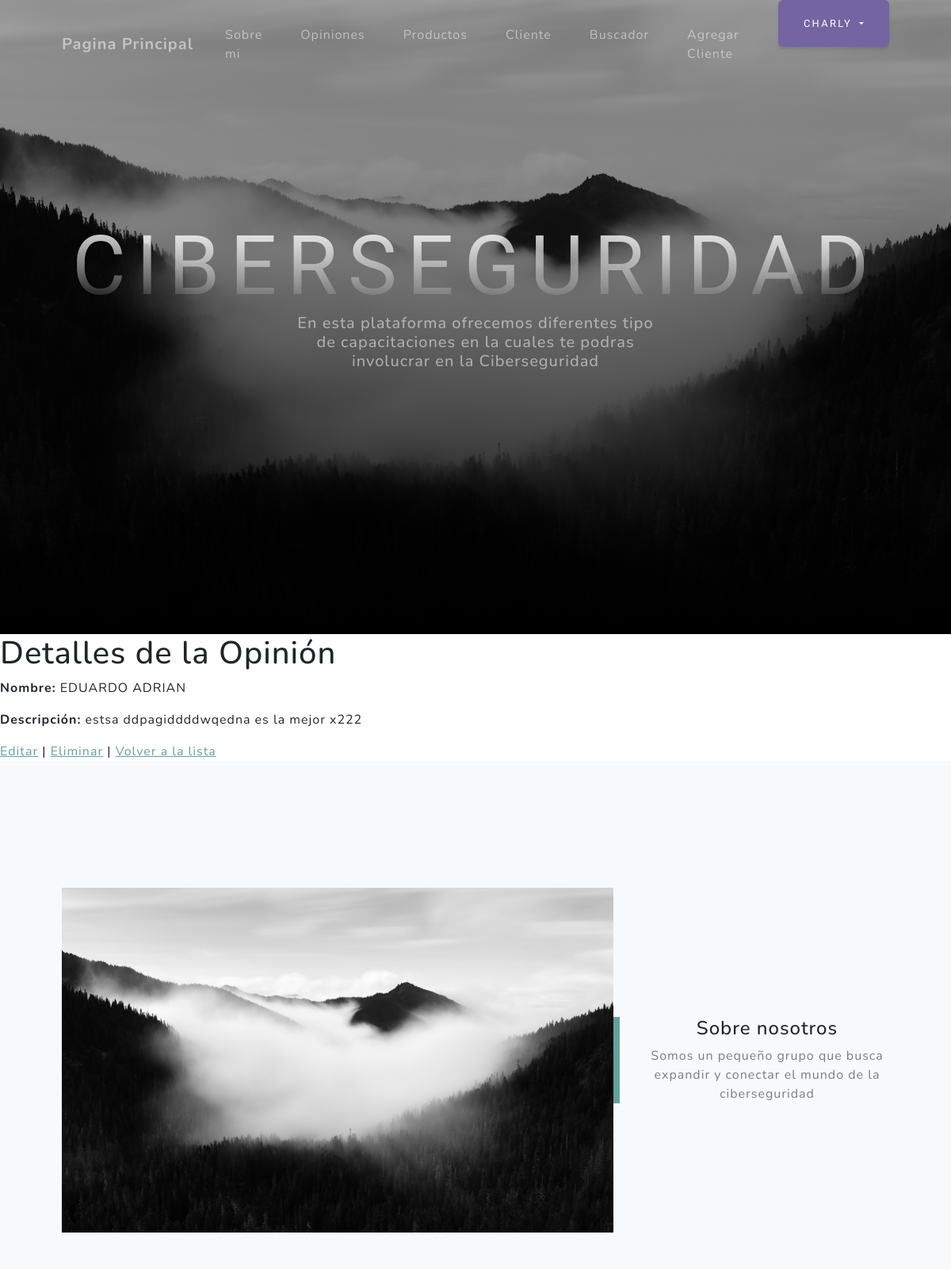
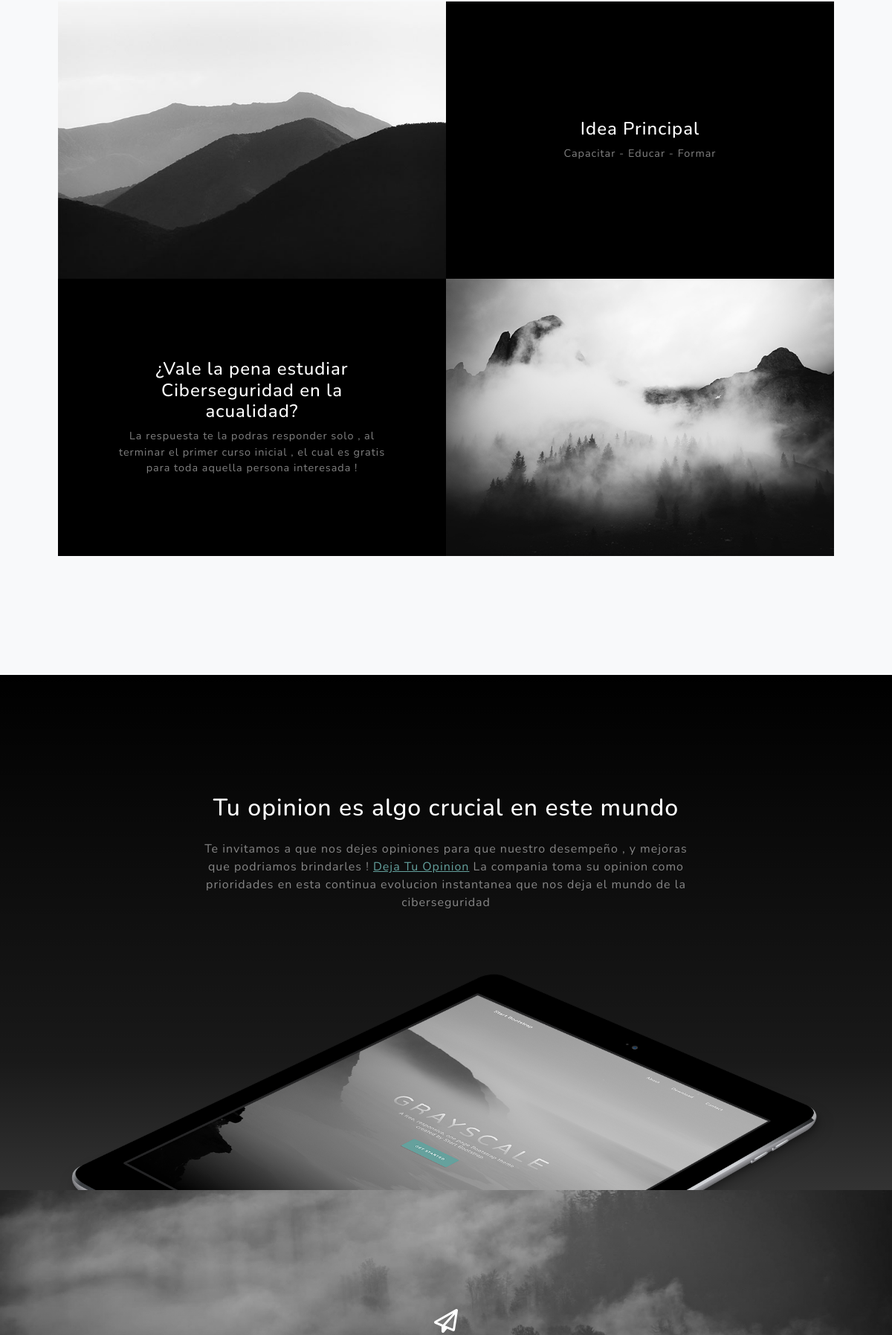
Page /AppCiberseguridad/clases/detalle/3/ (signed in, upper part) on the committed database (2 pictures, top to bottom).
### AppCiberseguridad/models.py (models this page shows, shortened)
class Opiniones(models.Model):
    nombre = models.CharField(max_length=100)
    descripcion = models.CharField(max_length=1000)

### AppCiberseguridad/views_clases.py (the view)
# urls.py: path('clases/detalle/<int:pk>/', views_clases.OpinionesDetailView.as_view(), name='OpinionesDetail'),
class OpinionesDetailView(LoginRequiredMixin, DetailView):
    model = Opiniones
    context_object_name = 'opiniones'
    template_name = 'AppCiberseguridad/Vistas_Clases/opiniones_detail.html'
    success_url = reverse_lazy("OpinionesList")

### AppCiberseguridad/templates/appciberseguridad/Vistas_Clases/opiniones_detail.html (shortened to what this page needs)
<!DOCTYPE html>
<html lang="en">
<head>
</head>
<body>
    {% extends "appciberseguridad/padre.html" %}
{% block contenidoQueCambia %}
<h1>Detalles de la Opinión</h1>
<p><strong>Nombre:</strong> {{ object.nombre }}</p>
<p><strong>Descripción:</strong> {{ object.descripcion }}</p>
<a href="{% url 'Edit' object.pk %}">Editar</a> |
<a href="{% url 'Delete' object.pk %}">Eliminar</a> |
<a href="{% url 'List' %}">Volver a la lista</a>
{% endblock %}

### AppCiberseguridad/templates/appciberseguridad/padre.html (shortened to what this page needs)
{% load static%}
<!DOCTYPE html>
<html lang="en">
    <head>
        <link href="{% static 'appciberseguridad/css/styles.css' %}" rel="stylesheet" />
    </head>
    <body id="page-top">
        <nav class="navbar navbar-expand-lg navbar-light fixed-top" id="mainNav">
            <div class="container px-4 px-lg-5">
                <a class="navbar-brand" href="{% url 'padre' %}">Pagina Principal</a>
                <div class="collapse navbar-collapse" id="navbarResponsive">
                    <ul class="navbar-nav ms-auto">
                        <li class="nav-item"><a class="nav-link" href="{% url 'inicio'%}">Sobre mi</a></li>
                        <li class="nav-item"><a class="nav-link" href="{% url 'opiniones' %}">Opiniones</a></li>
                        <li class="nav-item"><a class="nav-link" href="{% url 'producto' %}">Productos</a></li>
                        <li class="nav-item"><a class="nav-link" href="{% url 'cliente' %}"> Cliente</a></li>
                        <li class="nav-item"><a class="nav-link" href="{% url 'BusquedaCliente' %}">Buscador</a></li>
                        <li class="nav-item"><a class="nav-link" href="{% url 'AppForm' %}">Agregar Cliente</a></li>
                        {% if request.user.is_authenticated %}
                            <div class="dropdown">
                                <button class="btn btn-secondary dropdown-toggle" type="button" id="dropdownMenuButton1" data-bs-toggle="dropdown" aria-expanded="false">
                                    {{ request.user.username }}
                                </button>
                            </div>
                        {% endif %}
                    </ul>
                </div>
            </div>
        </nav>
        <header class="masthead">
            <div class="container px-4 px-lg-5 d-flex h-100 align-items-center justify-content-center">
                <div class="d-flex justify-content-center">
                    <div class="text-center">
                        <h1 class="mx-auto my-0 text-uppercase"> Ciberseguridad</h1>
                        <h2 class="text-white-50 mx-auto mt-2 mb-5">En esta plataforma ofrecemos diferentes tipo de capacitaciones en la cuales te podras involucrar en la Ciberseguridad</h2>
                    </div>
                </div>
            </div>
        </header>
    {% block contenidoQueCambia %}
    {% endblock %}
     <section class="projects-section bg-light" id="projects">
        <div class="container px-4 px-lg-5">
            <div class="row gx-0 mb-4 mb-lg-5 align-items-center">
                <div class="col-xl-8 col-lg-7"><img class="img-fluid mb-3 mb-lg-0" src="{% static 'appciberseguridad/assets/img/bg-masthead.jpg' %}" alt="..." /></div>
                <div class="col-xl-4 col-lg-5">
                    <div class="featured-text text-center text-lg-left">
                        <h4>Sobre nosotros</h4>
                        <p class="text-black-50 mb-0"> Somos un pequeño grupo que busca expandir y conectar el mundo de la ciberseguridad</p>
                    </div>
                </div>
            </div>
            <div class="row gx-0 mb-5 mb-lg-0 justify-content-center">
                <div class="col-lg-6"><img class="img-fluid" src="{% static 'appciberseguridad/assets/img/demo-image-01.jpg' %}" alt="..." /></div>
                <div class="col-lg-6">
                    <div class="bg-black text-center h-100 project">
                        <div class="d-flex h-100">
                            <div class="project-text w-100 my-auto text-center text-lg-left">
                                <h4 class="text-white">Idea Principal</h4>
                                <p class="mb-0 text-white-50"> Capacitar - Educar - Formar </p>
                            </div>
                        </div>
                    </div>
                </div>
            </div>
            <div class="row gx-0 justify-content-center">
                <div class="col-lg-6"><img class="img-fluid" src="{% static 'appciberseguridad/assets/img/demo-image-02.jpg' %}" alt="..." /></div>
                <div class="col-lg-6 order-lg-first">
                    <div class="bg-black text-center h-100 project">
                        <div class="d-flex h-100">
                            <div class="project-text w-100 my-auto text-center text-lg-right">
                                <h4 class="text-white">¿Vale la pena estudiar Ciberseguridad en la acualidad?</h4>
                                <p class="mb-0 text-white-50"> La respuesta te la podras responder solo , al terminar el primer curso inicial , el cual es gratis para toda aquella persona interesada !</p>
                            </div>
                        </div>
                    </div>
                </div>
            </div>
        </div>
    </section>
      <section class="about-section text-center" id="about">
        <div class="container px-4 px-lg-5">
            <div class="row gx-4 gx-lg-5 justify-content-center">
                <div class="col-lg-8">
                    <h2 class="text-white mb-4">Tu opinion es algo crucial en este mundo</h2>
                    <p class="text-white-50">
                        Te invitamos a que nos dejes opiniones para que nuestro desempeño , y mejoras que podriamos brindarles !
                       <a href="{% url 'AppFormOpiniones' %}"> Deja Tu Opinion</a>
                        La compania toma su opinion como prioridades en esta continua evolucion instantanea que nos deja el mundo de la ciberseguridad
                    </p>
                </div>
            </div>
            <img class="img-fluid" src="{% static 'appciberseguridad/assets/img/ipad.png' %}"alt="..." />
        </div>
    </section>
        <section class="signup-section" id="signup">
            <div class="container px-4 px-lg-5">
                <div class="row gx-4 gx-lg-5">
                    <div class="col-md-10 col-lg-8 mx-auto text-center">
                        <i class="far fa-paper-plane fa-2x mb-2 text-white"></i>
                    </div>
                </div>
            </div>
        </section>
    </body>
</html>

### rows in the picture
Opiniones: nombre "EDUARDO ADRIAN", descripcion "estsa ddpagiddddwqedna es la mejor x222"

### other values in the picture
{{ request.user.username }} "CHARLY"
